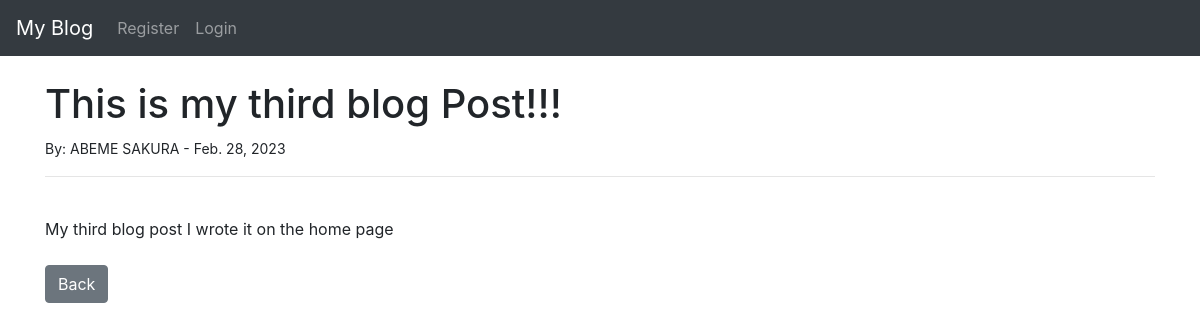
Page /article/3 on the committed database.
### sakurablog/models.py (models this page shows, shortened)
class Post(models.Model):
    title = models.CharField(max_length=255)
    title_tag = models.CharField(max_length=255)
    author = models.ForeignKey(User,on_delete=models.CASCADE)
    body = models.TextField()
    post_date = models.DateField(auto_now_add=True)
    category = models.CharField(max_length=255, default='coding')

### sakurablog/views.py (the view)
# urls.py: path('article/<int:pk>',ArticleDetailView.as_view(), name='article-detail'),
class ArticleDetailView(DetailView):
    model = Post
    template_name = 'article_details.html'

### sakurablog/templates/article_details.html (shortened to what this page needs)
  {% extends 'base.html' %}
 {% block content %}
<h1> {{ post.title }}</h1>
<small>By: {{post.author.first_name }} {{ post.author.last_name}} - {{ post.post_date }}
</small><br/>
<hr>
<br/>
{{ post.body|safe }}
<br/><br/>
<a href="{% url 'home'%}" class="btn btn-secondary">Back</a>
  {% endblock %}

### rows in the picture
Post: title "This is my third blog Post!!!", author.first_name "ABEME", author.last_name "SAKURA", post_date "Feb. 28, 2023", body "My third blog post I wrote it on the home page"
